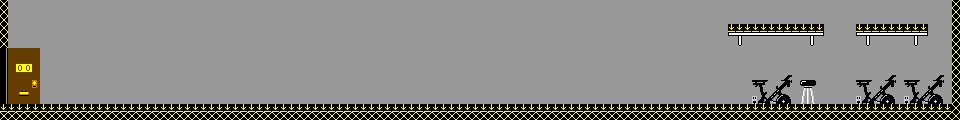

A 2D game scene composited from a Tiled map and its tileset images. What follows is a short description and the map's XML, with each tile layer's data collapsed to a summary:
An orthogonal 120x15 tile map with 8x8 px tiles, 5 tile layers (pal_3, pal_2, pal_1, pal_0, ...), 5 tilesets.

<map version="1.9" tiledversion="1.9.2" orientation="orthogonal" renderorder="right-down" width="120" height="15" tilewidth="8" tileheight="8" infinite="0" nextlayerid="6" nextobjectid="1">
 <editorsettings>
  <export target="tiled exports/Bud Condo.csv" format="csv" />
 </editorsettings>
 <tileset firstgid="1" source="condo_tiles_bw.tsx" />
 <tileset firstgid="257" source="condo_0.tsx" />
 <tileset firstgid="513" source="condo_plat.tsx" />
 <tileset firstgid="769" source="condo_1.tsx" />
 <tileset firstgid="1025" source="condo_tiles_blue.tsx" />
 <layer id="2" name="pal_3" width="120" height="15">
  <data>[1800 cells, 1800 non-empty, 37 distinct tile ids]</data>
 </layer>
 <layer id="1" name="pal_2" width="120" height="15">
  <data>[1800 cells, 0 non-empty, 0 distinct tile ids]</data>
 </layer>
 <layer id="3" name="pal_1" width="120" height="15">
  <data>[1800 cells, 0 non-empty, 0 distinct tile ids]</data>
 </layer>
 <layer id="4" name="pal_0" width="120" height="15">
  <data>[1800 cells, 32 non-empty, 5 distinct tile ids]</data>
 </layer>
 <layer id="5" name="platform" width="120" height="15">
  <data>[1800 cells, 280 non-empty, 2 distinct tile ids]</data>
 </layer>
</map>
